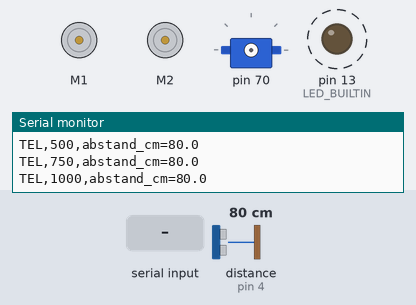
The sketch below on a simulated Arduino Uno, built with avr-gcc and run on an emulated ATmega328P. Shown: 2 × DC motor (green arrow = forward, orange = backward, longer = faster), servo, output pins drawn as LEDs (lit = HIGH), the last lines printed to the serial monitor. Dashed ring = blinking. The inputs (shaded band) are chosen by the test bench; at power-on: distance to the obstacle (sensor on pin 4) 80 cm.

Above: at 1.25 s.
1.3 s: "s 1\n" received over Serial
4.3 s: "f 150\n" received over Serial
At 4.55 s:
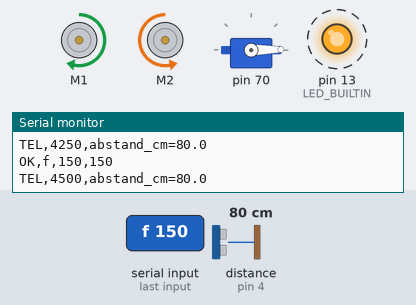
7.3 s: "s 150\n" received over Serial
At 7.55 s:
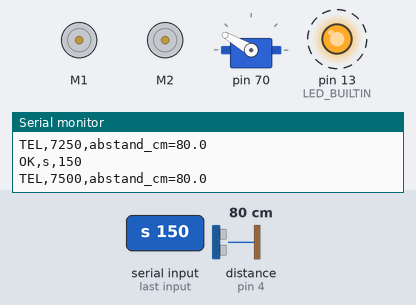
10.3 s: "f 150\n" received over Serial
At 10.55 s:
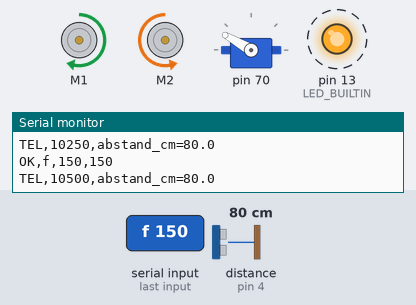
Timing chart, 0 to 14.3 s (numbered marks = the images above; inputs shaded):
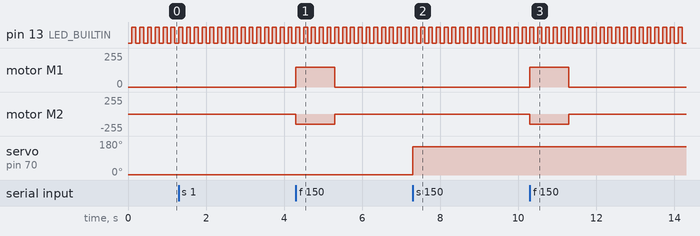

The sketch:

orion-steuerung.ino
```cpp
#include <Wire.h>
#include <MeOrion.h>

const char PROGRAMM_NAME[] = "orion-steuerung";
const char PROGRAMM_VERSION[] = "1.4.0";
const char PROTOKOLL_VERSION[] = "1";
const char MAKEBLOCKDRIVE_VERSION[] = "3.27";
const unsigned long TELEMETRIE_INTERVALL_MS = 250;
const unsigned long FAHRBEFEHL_TIMEOUT_MS = 1000;
const unsigned long BLINK_INTERVALL_GETRENNT_MS = 100;
const unsigned long BLINK_INTERVALL_VERBUNDEN_MS = 1000;
const uint8_t BEFEHL_PUFFER_GROESSE = 48;

// Nur Sensoren aktivieren, die wirklich am angegebenen Port angeschlossen sind.
#define SENSOR_ULTRASCHALL
// #define SENSOR_LINIENFOLGER
// #define SENSOR_LICHT
// #define SENSOR_SCHALL
// #define SENSOR_BEWEGUNG
// #define SENSOR_TEMPERATUR
// #define SENSOR_GYRO
// #define SENSOR_KOMPASS

MeDCMotor motorLinks(M1);
MeDCMotor motorRechts(M2);
MePort servoPort(PORT_3);
Servo servoMotor;
const uint8_t SERVO_PIN = servoPort.pin1();

#ifdef SENSOR_ULTRASCHALL
MeUltrasonicSensor ultraschallSensor(PORT_4);
#endif
#ifdef SENSOR_LINIENFOLGER
MeLineFollower linienSensor(PORT_4);
#endif
#ifdef SENSOR_LICHT
MeLightSensor lichtSensor(PORT_6);
#endif
#ifdef SENSOR_SCHALL
MeSoundSensor schallSensor(PORT_7);
#endif
#ifdef SENSOR_BEWEGUNG
MePIRMotionSensor bewegungsSensor(PORT_4);
#endif
#ifdef SENSOR_TEMPERATUR
MeTemperature temperaturSensor(PORT_8, SLOT2);
#endif
#ifdef SENSOR_GYRO
MeGyro gyroSensor;
#endif
#ifdef SENSOR_KOMPASS
MeCompass kompassSensor(PORT_4);
#endif

char befehlPuffer[BEFEHL_PUFFER_GROESSE];
uint8_t befehlLaenge = 0;
unsigned long letzteTelemetrie = 0;
unsigned long letzterFahrbefehl = 0;
unsigned long letzterLedWechsel = 0;
bool fahrzeugAktiv = false;
bool steuerprogrammVerbunden = false;
bool statusLedAn = false;

int begrenzeMotorwert(long wert)
{
  return constrain(wert, -255, 255);
}

void halt()
{
  motorLinks.stop();
  motorRechts.stop();
  fahrzeugAktiv = false;
}

void fahre(int links, int rechts)
{
  motorLinks.run(links);
  motorRechts.run(-rechts);
  letzterFahrbefehl = millis();
  fahrzeugAktiv = links != 0 || rechts != 0;
}

bool liesMotorwert(char *text, int &wert)
{
  if (text == NULL || *text == '\0')
  {
    return false;
  }

  char *ende;
  const long eingabe = strtol(text, &ende, 10);
  if (*ende != '\0' || eingabe < -255 || eingabe > 255)
  {
    return false;
  }

  wert = begrenzeMotorwert(eingabe);
  return true;
}

bool liesServowinkel(char *text, int &winkel)
{
  if (text == NULL || *text == '\0')
  {
    return false;
  }

  char *ende;
  const long eingabe = strtol(text, &ende, 10);
  if (*ende != '\0' || eingabe < 0 || eingabe > 180)
  {
    return false;
  }

  winkel = eingabe;
  return true;
}

void bestaetigeFahrt(int links, int rechts)
{
  Serial.print(F("OK,f,"));
  Serial.print(links);
  Serial.print(',');
  Serial.println(rechts);
}

void sendeHilfe()
{
  Serial.println(F("HELP,i - Software und Portbelegung anzeigen"));
  Serial.println(F("HELP,h - diese Befehlsliste anzeigen"));
  Serial.println(F("HELP,0 - beide Motoren stoppen"));
  Serial.println(F("HELP,f <wert> [rechts] - Motoren fahren, -255..255"));
  Serial.println(F("HELP,l <wert> - nur linken Motor fahren"));
  Serial.println(F("HELP,r <wert> - nur rechten Motor fahren"));
  Serial.println(F("HELP,s <winkel> - Servo stellen, 0..180 Grad"));
}

void sendeAktiveSensoren()
{
  Serial.print(F("ID,sensoren="));
#ifdef SENSOR_ULTRASCHALL
  Serial.print(F("ultraschall@PORT_4;"));
#endif
#ifdef SENSOR_LINIENFOLGER
  Serial.print(F("linienfolger@PORT_4;"));
#endif
#ifdef SENSOR_LICHT
  Serial.print(F("licht@PORT_6;"));
#endif
#ifdef SENSOR_SCHALL
  Serial.print(F("schall@PORT_7;"));
#endif
#ifdef SENSOR_BEWEGUNG
  Serial.print(F("bewegung@PORT_4;"));
#endif
#ifdef SENSOR_TEMPERATUR
  Serial.print(F("temperatur@PORT_8/SLOT2;"));
#endif
#ifdef SENSOR_GYRO
  Serial.print(F("gyro@I2C;"));
#endif
#ifdef SENSOR_KOMPASS
  Serial.print(F("kompass@I2C/PORT_4;"));
#endif
  Serial.println();
}

void sendePortbelegung()
{
  Serial.print(F("ID,ports=motor_links@M1;motor_rechts@M2;servo@PORT_3/SLOT1/D12;status_led@D13;usb_uart@D0_RX+D1_TX;"));
#ifdef SENSOR_ULTRASCHALL
  Serial.print(F("ultraschall@PORT_4/SLOT2/D2;"));
#endif
#ifdef SENSOR_LINIENFOLGER
  Serial.print(F("linienfolger@PORT_4;"));
#endif
#ifdef SENSOR_LICHT
  Serial.print(F("licht@PORT_6;"));
#endif
#ifdef SENSOR_SCHALL
  Serial.print(F("schall@PORT_7;"));
#endif
#ifdef SENSOR_BEWEGUNG
  Serial.print(F("bewegung@PORT_4;"));
#endif
#ifdef SENSOR_TEMPERATUR
  Serial.print(F("temperatur@PORT_8/SLOT2;"));
#endif
#ifdef SENSOR_GYRO
  Serial.print(F("gyro@I2C;"));
#endif
#ifdef SENSOR_KOMPASS
  Serial.print(F("kompass@I2C/PORT_4;"));
#endif
  Serial.println();
}

void sendeIdentifikation()
{
  Serial.print(F("ID,programm="));
  Serial.print(PROGRAMM_NAME);
  Serial.print(F(",version="));
  Serial.print(PROGRAMM_VERSION);
  Serial.print(F(",protokoll="));
  Serial.println(PROTOKOLL_VERSION);

  Serial.print(F("ID,board=Me Orion,mcu=ATmega328P,profil=arduino:avr:uno,makeblockdrive="));
  Serial.println(MAKEBLOCKDRIVE_VERSION);

  Serial.print(F("ID,build="));
  Serial.print(F(__DATE__));
  Serial.print(' ');
  Serial.println(F(__TIME__));
  sendePortbelegung();
  sendeAktiveSensoren();
}

void verarbeiteBefehl(char *zeile)
{
  char *befehl = strtok(zeile, " ");
  if (befehl == NULL)
  {
    return;
  }

  if (strcmp(befehl, "i") == 0)
  {
    steuerprogrammVerbunden = true;
    sendeIdentifikation();
    return;
  }

  if (strcmp(befehl, "h") == 0)
  {
    sendeHilfe();
    return;
  }

  if (strcmp(befehl, "0") == 0)
  {
    halt();
    Serial.println(F("OK,0"));
    return;
  }

  char *ersterParameter = strtok(NULL, " ");
  char *zweiterParameter = strtok(NULL, " ");
  char *weitererParameter = strtok(NULL, " ");
  int ersterWert;
  int zweiterWert;

  if (strcmp(befehl, "s") == 0)
  {
    if (!liesServowinkel(ersterParameter, ersterWert) || zweiterParameter != NULL)
    {
      Serial.println(F("ERR,s erwartet: s <winkel 0..180>"));
      return;
    }

    servoMotor.write(ersterWert);
    if (!servoMotor.attached())
    {
      servoMotor.attach(SERVO_PIN);
    }
    Serial.print(F("OK,s,"));
    Serial.println(ersterWert);
    return;
  }

  if (strcmp(befehl, "f") == 0)
  {
    if (!liesMotorwert(ersterParameter, ersterWert) || weitererParameter != NULL)
    {
      Serial.println(F("ERR,f erwartet: f <wert> [rechts]"));
      return;
    }

    if (zweiterParameter == NULL)
    {
      zweiterWert = ersterWert;
    }
    else if (!liesMotorwert(zweiterParameter, zweiterWert))
    {
      Serial.println(F("ERR,f erwartet Motorwerte -255..255"));
      return;
    }

    fahre(ersterWert, zweiterWert);
    bestaetigeFahrt(ersterWert, zweiterWert);
    return;
  }

  if ((strcmp(befehl, "l") == 0 || strcmp(befehl, "r") == 0) &&
      liesMotorwert(ersterParameter, ersterWert) && zweiterParameter == NULL)
  {
    const int links = strcmp(befehl, "l") == 0 ? ersterWert : 0;
    const int rechts = strcmp(befehl, "r") == 0 ? ersterWert : 0;
    fahre(links, rechts);
    bestaetigeFahrt(links, rechts);
    return;
  }

  Serial.println(F("ERR,Unbekannter Befehl; h zeigt die Hilfe"));
}

void empfangeBefehle()
{
  while (Serial.available() > 0)
  {
    const char zeichen = Serial.read();

    if (zeichen == '\n' || zeichen == '\r')
    {
      if (befehlLaenge > 0)
      {
        befehlPuffer[befehlLaenge] = '\0';
        verarbeiteBefehl(befehlPuffer);
        befehlLaenge = 0;
      }
    }
    else if (befehlLaenge < BEFEHL_PUFFER_GROESSE - 1)
    {
      befehlPuffer[befehlLaenge++] = zeichen;
    }
    else
    {
      befehlLaenge = 0;
      Serial.println(F("ERR,Befehl zu lang"));
    }
  }
}

void sendeTelemetrie()
{
  Serial.print(F("TEL,"));
  Serial.print(millis());

#ifdef SENSOR_ULTRASCHALL
  Serial.print(F(",abstand_cm="));
  Serial.print(ultraschallSensor.distanceCm(), 1);
#endif
#ifdef SENSOR_LINIENFOLGER
  Serial.print(F(",linie="));
  Serial.print(linienSensor.readSensors());
#endif
#ifdef SENSOR_LICHT
  Serial.print(F(",licht="));
  Serial.print(lichtSensor.read());
#endif
#ifdef SENSOR_SCHALL
  Serial.print(F(",schall="));
  Serial.print(schallSensor.strength());
#endif
#ifdef SENSOR_BEWEGUNG
  Serial.print(F(",bewegung="));
  Serial.print(bewegungsSensor.isHumanDetected() ? 1 : 0);
#endif
#ifdef SENSOR_TEMPERATUR
  Serial.print(F(",temperatur_c="));
  Serial.print(temperaturSensor.temperature(), 1);
#endif
#ifdef SENSOR_GYRO
  Serial.print(F(",gyro_x_deg="));
  Serial.print(gyroSensor.getAngleX(), 1);
  Serial.print(F(",gyro_y_deg="));
  Serial.print(gyroSensor.getAngleY(), 1);
  Serial.print(F(",gyro_z_deg="));
  Serial.print(gyroSensor.getAngleZ(), 1);
#endif
#ifdef SENSOR_KOMPASS
  int16_t kompassX;
  int16_t kompassY;
  int16_t kompassZ;
  const int16_t kompassStatus = kompassSensor.getHeading(&kompassX, &kompassY, &kompassZ);
  Serial.print(F(",kompass_status="));
  Serial.print(kompassStatus);
  if (kompassStatus == 0)
  {
    Serial.print(F(",kompass_deg="));
    Serial.print(kompassSensor.getAngle(), 1);
    Serial.print(F(",kompass_x="));
    Serial.print(kompassX);
    Serial.print(F(",kompass_y="));
    Serial.print(kompassY);
    Serial.print(F(",kompass_z="));
    Serial.print(kompassZ);
  }
#endif

  Serial.println();
}

void setup()
{
  halt();
  pinMode(LED_BUILTIN, OUTPUT);
  Serial.begin(115200);
#ifdef SENSOR_GYRO
  gyroSensor.begin();
#endif
#ifdef SENSOR_KOMPASS
  kompassSensor.begin();
  Serial.println(kompassSensor.testConnection() ? F("INFO,Kompass bereit") : F("ERR,Kompass nicht gefunden"));
#endif
  Serial.print(F("READY,"));
  Serial.print(PROGRAMM_NAME);
  Serial.print(',');
  Serial.println(PROGRAMM_VERSION);
  Serial.println(F("INFO,h zeigt die Liste der Befehle"));
}

void loop()
{
  empfangeBefehle();
#ifdef SENSOR_GYRO
  gyroSensor.update();
#endif

  const unsigned long jetzt = millis();
  const unsigned long blinkIntervall = steuerprogrammVerbunden
                                           ? BLINK_INTERVALL_VERBUNDEN_MS
                                           : BLINK_INTERVALL_GETRENNT_MS;
  if (jetzt - letzterLedWechsel >= blinkIntervall)
  {
    letzterLedWechsel = jetzt;
    statusLedAn = !statusLedAn;
    digitalWrite(LED_BUILTIN, statusLedAn ? HIGH : LOW);
  }

  if (fahrzeugAktiv && jetzt - letzterFahrbefehl >= FAHRBEFEHL_TIMEOUT_MS)
  {
    halt();
    Serial.println(F("SAFE,timeout"));
  }

  if (jetzt - letzteTelemetrie >= TELEMETRIE_INTERVALL_MS)
  {
    letzteTelemetrie = jetzt;
    sendeTelemetrie();
  }
}
```

Measured:
- after the input at 4.3 s, motor M1: stopped → forward 150/255 at once, → stopped 1.0 s later; motor M2: stopped → backward 150/255 at once, → stopped 1.0 s later
- after the input at 7.3 s, servo on pin 70: 1° → 150° at once
- after the input at 10.3 s, motor M1: stopped → forward 150/255 at once, → stopped 1.0 s later; motor M2: stopped → backward 150/255 at once, → stopped 1.0 s later
- by itself, pin 13 (LED_BUILTIN): alternates HIGH for 0.10 s and LOW for 0.10 s
